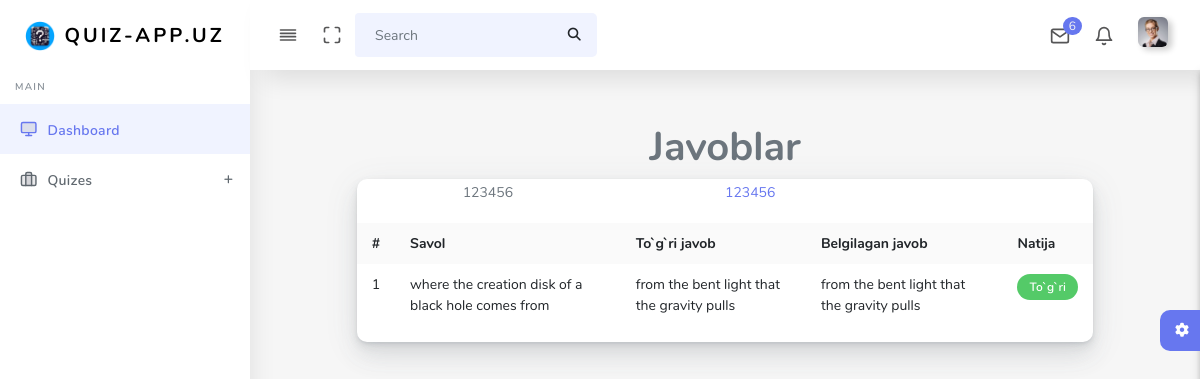
/result-detail/21, run on the app's committed database.
### main/models.py (models this page shows, shortened)
class QuizTaker(models.Model):
    full_name = models.CharField(max_length=255)
    phone = models.CharField(max_length=255)
    email = models.EmailField(blank=True, null=True)
    quiz = models.ForeignKey(Quiz, on_delete=models.CASCADE)

class Answer(models.Model):
    taker = models.ForeignKey(QuizTaker, on_delete=models.DO_NOTHING)
    question = models.ForeignKey(Question, on_delete=models.CASCADE)
    answer = models.ForeignKey(Option, on_delete=models.CASCADE)
    is_correct = models.BooleanField()

class Question(models.Model):
    quiz = models.ForeignKey(Quiz, on_delete=models.CASCADE)
    title = models.TextField()
    @property
    def correct_answer(self, *args, **kwargs):
        try:
            data = Option.objects.get(question_id=self.id, is_correct=True)
        except:
            data = False
        return data

class Option(models.Model):
    question = models.ForeignKey(Question, on_delete=models.CASCADE)
    name = models.TextField()
    is_correct = models.BooleanField(default=False)

### main/views.py (the view)
# urls.py: path('result-detail/<int:id>', views.result_detail , name ='result_detail' ),
def result_detail(request, id):
    result = Result.objects.get(id=id)
    answers = Answer.objects.filter(taker=result.taker)
    context = {
        'taker':result.taker,
        'answers':answers
    }
    return render(request, 'quiz/result-detail.html', context)

### templates/quiz/result-detail.html (shortened to what this page needs)
{%extends 'base.html'%}
  {%block content%}
        <section class="section" >
          <div class="row d-flex justify-content-center">
            <h1 class="col-12" style="text-align: center;">Javoblar</h1>
          <div class="col-12 col-md-10 col-lg-10">
            <div class="card">
                <div class="d-flex justify-content-around">
                    <p>{{taker.full_name}}</p>
                    <p><a href="tel:{{taker.phone}}">{{taker.phone}}</a></p>
                </div>
              <div class="card-body p-0">
                <div class="table-responsive">
                  <table class="table table-striped table-md">
                    <tbody><tr>
                      <th>#</th>
                      <th>Savol</th>
                      <th>To`g`ri javob</th>
                      <th>Belgilagan javob</th>
                      <th>Natija</th>
                    </tr>
                    {% for answer in answers %}
                    <tr>
                      <td>{{forloop.counter}}</td>
                      <td>{{answer.question.title}}</td>
                      <td>{{answer.question.correct_answer.name}}</td>
                      <td>{{answer.answer.name}}</td>
                      {% if answer.is_correct %}
                        <td><div class="badge badge-success">To`g`ri</div></td>
                      {% else %}
                        <td><div class="badge badge-danger">Xato</div></td>
                      {% endif %}
                    </tr>
                    {% endfor %}
                  </tbody></table>
                </div>
              </div>
            </div>
          </div>
        </div>
        </section>
        <div class="settingSidebar">
          <a href="javascript:void(0)" class="settingPanelToggle"> <i class="fa fa-spin fa-cog"></i>
          </a>
        </div>
  {%endblock%}

### data on the page
QuizTaker: full_name "123456", phone "123456"
Answer: question "where the creation disk of a black hole comes from", question.correct_answer.name "from the bent light that the gravity pulls", answer.name "from the bent light that the gravity pulls", is_correct "To`g`ri"
